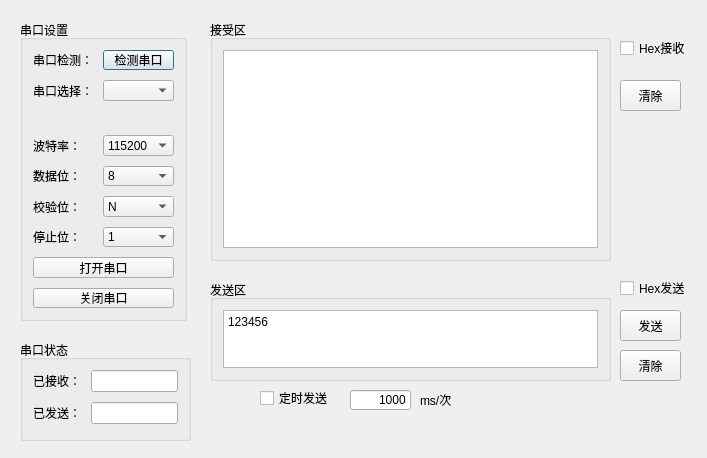
<?xml version="1.0" encoding="UTF-8"?>
<ui version="4.0">
 <class>Form</class>
 <widget class="QWidget" name="Form">
  <property name="geometry">
   <rect>
    <x>0</x>
    <y>0</y>
    <width>707</width>
    <height>458</height>
   </rect>
  </property>
  <property name="windowTitle">
   <string>Form</string>
  </property>
  <widget class="QGroupBox" name="formGroupBox">
   <property name="geometry">
    <rect>
     <x>20</x>
     <y>20</y>
     <width>167</width>
     <height>301</height>
    </rect>
   </property>
   <property name="title">
    <string>串口设置</string>
   </property>
   <layout class="QFormLayout" name="formLayout">
    <property name="horizontalSpacing">
     <number>10</number>
    </property>
    <property name="verticalSpacing">
     <number>10</number>
    </property>
    <property name="leftMargin">
     <number>10</number>
    </property>
    <property name="topMargin">
     <number>10</number>
    </property>
    <property name="rightMargin">
     <number>10</number>
    </property>
    <property name="bottomMargin">
     <number>10</number>
    </property>
    <item row="0" column="0">
     <widget class="QLabel" name="s1__lb_1">
      <property name="text">
       <string>串口检测：</string>
      </property>
     </widget>
    </item>
    <item row="0" column="1">
     <widget class="QPushButton" name="s1__box_1">
      <property name="text">
       <string>检测串口</string>
      </property>
      <property name="autoRepeatInterval">
       <number>100</number>
      </property>
      <property name="default">
       <bool>true</bool>
      </property>
     </widget>
    </item>
    <item row="1" column="0">
     <widget class="QLabel" name="s1__lb_2">
      <property name="text">
       <string>串口选择：</string>
      </property>
     </widget>
    </item>
    <item row="1" column="1">
     <widget class="QComboBox" name="s1__box_2"/>
    </item>
    <item row="3" column="0">
     <widget class="QLabel" name="s1__lb_3">
      <property name="text">
       <string>波特率：</string>
      </property>
     </widget>
    </item>
    <item row="3" column="1">
     <widget class="QComboBox" name="s1__box_3">
      <item>
       <property name="text">
        <string>115200</string>
       </property>
      </item>
      <item>
       <property name="text">
        <string>2400</string>
       </property>
      </item>
      <item>
       <property name="text">
        <string>4800</string>
       </property>
      </item>
      <item>
       <property name="text">
        <string>9600</string>
       </property>
      </item>
      <item>
       <property name="text">
        <string>14400</string>
       </property>
      </item>
      <item>
       <property name="text">
        <string>19200</string>
       </property>
      </item>
      <item>
       <property name="text">
        <string>38400</string>
       </property>
      </item>
      <item>
       <property name="text">
        <string>57600</string>
       </property>
      </item>
      <item>
       <property name="text">
        <string>76800</string>
       </property>
      </item>
      <item>
       <property name="text">
        <string>12800</string>
       </property>
      </item>
      <item>
       <property name="text">
        <string>230400</string>
       </property>
      </item>
      <item>
       <property name="text">
        <string>460800</string>
       </property>
      </item>
     </widget>
    </item>
    <item row="4" column="0">
     <widget class="QLabel" name="s1__lb_4">
      <property name="text">
       <string>数据位：</string>
      </property>
     </widget>
    </item>
    <item row="4" column="1">
     <widget class="QComboBox" name="s1__box_4">
      <item>
       <property name="text">
        <string>8</string>
       </property>
      </item>
      <item>
       <property name="text">
        <string>7</string>
       </property>
      </item>
      <item>
       <property name="text">
        <string>6</string>
       </property>
      </item>
      <item>
       <property name="text">
        <string>5</string>
       </property>
      </item>
     </widget>
    </item>
    <item row="5" column="0">
     <widget class="QLabel" name="s1__lb_5">
      <property name="text">
       <string>校验位：</string>
      </property>
     </widget>
    </item>
    <item row="5" column="1">
     <widget class="QComboBox" name="s1__box_5">
      <item>
       <property name="text">
        <string>N</string>
       </property>
      </item>
     </widget>
    </item>
    <item row="7" column="0" colspan="2">
     <widget class="QPushButton" name="open_button">
      <property name="text">
       <string>打开串口</string>
      </property>
     </widget>
    </item>
    <item row="8" column="0" colspan="2">
     <widget class="QPushButton" name="close_button">
      <property name="text">
       <string>关闭串口</string>
      </property>
     </widget>
    </item>
    <item row="6" column="0">
     <widget class="QLabel" name="s1__lb_6">
      <property name="text">
       <string>停止位：</string>
      </property>
     </widget>
    </item>
    <item row="6" column="1">
     <widget class="QComboBox" name="s1__box_6">
      <item>
       <property name="text">
        <string>1</string>
       </property>
      </item>
     </widget>
    </item>
    <item row="2" column="0" colspan="2">
     <widget class="QLabel" name="state_label">
      <property name="text">
       <string/>
      </property>
      <property name="textFormat">
       <enum>Qt::AutoText</enum>
      </property>
      <property name="scaledContents">
       <bool>true</bool>
      </property>
      <property name="alignment">
       <set>Qt::AlignRight|Qt::AlignTrailing|Qt::AlignVCenter</set>
      </property>
     </widget>
    </item>
   </layout>
  </widget>
  <widget class="QGroupBox" name="verticalGroupBox">
   <property name="geometry">
    <rect>
     <x>210</x>
     <y>20</y>
     <width>401</width>
     <height>241</height>
    </rect>
   </property>
   <property name="title">
    <string>接受区</string>
   </property>
   <layout class="QVBoxLayout" name="verticalLayout">
    <property name="leftMargin">
     <number>10</number>
    </property>
    <property name="topMargin">
     <number>10</number>
    </property>
    <property name="rightMargin">
     <number>10</number>
    </property>
    <property name="bottomMargin">
     <number>10</number>
    </property>
    <item>
     <widget class="QTextBrowser" name="s2__receive_text"/>
    </item>
   </layout>
  </widget>
  <widget class="QGroupBox" name="verticalGroupBox_2">
   <property name="geometry">
    <rect>
     <x>210</x>
     <y>280</y>
     <width>401</width>
     <height>101</height>
    </rect>
   </property>
   <property name="title">
    <string>发送区</string>
   </property>
   <layout class="QVBoxLayout" name="verticalLayout_2">
    <property name="leftMargin">
     <number>10</number>
    </property>
    <property name="topMargin">
     <number>10</number>
    </property>
    <property name="rightMargin">
     <number>10</number>
    </property>
    <property name="bottomMargin">
     <number>10</number>
    </property>
    <item>
     <widget class="QTextEdit" name="s3__send_text">
      <property name="html">
       <string>&lt;!DOCTYPE HTML PUBLIC &quot;-//W3C//DTD HTML 4.0//EN&quot; &quot;http://www.w3.org/TR/REC-html40/strict.dtd&quot;&gt;
&lt;html&gt;&lt;head&gt;&lt;meta name=&quot;qrichtext&quot; content=&quot;1&quot; /&gt;&lt;style type=&quot;text/css&quot;&gt;
p, li { white-space: pre-wrap; }
&lt;/style&gt;&lt;/head&gt;&lt;body style=&quot; font-family:'SimSun'; font-size:9pt; font-weight:400; font-style:normal;&quot;&gt;
&lt;p style=&quot; margin-top:0px; margin-bottom:0px; margin-left:0px; margin-right:0px; -qt-block-indent:0; text-indent:0px;&quot;&gt;123456&lt;/p&gt;&lt;/body&gt;&lt;/html&gt;</string>
      </property>
     </widget>
    </item>
   </layout>
  </widget>
  <widget class="QPushButton" name="s3__send_button">
   <property name="geometry">
    <rect>
     <x>620</x>
     <y>310</y>
     <width>61</width>
     <height>31</height>
    </rect>
   </property>
   <property name="text">
    <string>发送</string>
   </property>
  </widget>
  <widget class="QPushButton" name="s3__clear_button">
   <property name="geometry">
    <rect>
     <x>620</x>
     <y>350</y>
     <width>61</width>
     <height>31</height>
    </rect>
   </property>
   <property name="text">
    <string>清除</string>
   </property>
  </widget>
  <widget class="QGroupBox" name="formGroupBox">
   <property name="geometry">
    <rect>
     <x>20</x>
     <y>340</y>
     <width>171</width>
     <height>101</height>
    </rect>
   </property>
   <property name="title">
    <string>串口状态</string>
   </property>
   <layout class="QFormLayout" name="formLayout_2">
    <property name="horizontalSpacing">
     <number>10</number>
    </property>
    <property name="verticalSpacing">
     <number>10</number>
    </property>
    <property name="leftMargin">
     <number>10</number>
    </property>
    <property name="topMargin">
     <number>10</number>
    </property>
    <property name="rightMargin">
     <number>10</number>
    </property>
    <property name="bottomMargin">
     <number>10</number>
    </property>
    <item row="0" column="0">
     <widget class="QLabel" name="label">
      <property name="text">
       <string>已接收：</string>
      </property>
     </widget>
    </item>
    <item row="1" column="0">
     <widget class="QLabel" name="label_2">
      <property name="text">
       <string>已发送：</string>
      </property>
     </widget>
    </item>
    <item row="0" column="1">
     <widget class="QLineEdit" name="lineEdit"/>
    </item>
    <item row="1" column="1">
     <widget class="QLineEdit" name="lineEdit_2"/>
    </item>
   </layout>
  </widget>
  <widget class="QCheckBox" name="hex_send">
   <property name="geometry">
    <rect>
     <x>620</x>
     <y>280</y>
     <width>71</width>
     <height>16</height>
    </rect>
   </property>
   <property name="text">
    <string>Hex发送</string>
   </property>
  </widget>
  <widget class="QCheckBox" name="hex_receive">
   <property name="geometry">
    <rect>
     <x>620</x>
     <y>40</y>
     <width>71</width>
     <height>16</height>
    </rect>
   </property>
   <property name="text">
    <string>Hex接收</string>
   </property>
  </widget>
  <widget class="QPushButton" name="s2__clear_button">
   <property name="geometry">
    <rect>
     <x>620</x>
     <y>80</y>
     <width>61</width>
     <height>31</height>
    </rect>
   </property>
   <property name="text">
    <string>清除</string>
   </property>
  </widget>
  <widget class="QCheckBox" name="timer_send_cb">
   <property name="geometry">
    <rect>
     <x>260</x>
     <y>390</y>
     <width>71</width>
     <height>16</height>
    </rect>
   </property>
   <property name="text">
    <string>定时发送</string>
   </property>
  </widget>
  <widget class="QLineEdit" name="lineEdit_3">
   <property name="geometry">
    <rect>
     <x>350</x>
     <y>390</y>
     <width>61</width>
     <height>20</height>
    </rect>
   </property>
   <property name="text">
    <string>1000</string>
   </property>
   <property name="alignment">
    <set>Qt::AlignRight|Qt::AlignTrailing|Qt::AlignVCenter</set>
   </property>
  </widget>
  <widget class="QLabel" name="dw">
   <property name="geometry">
    <rect>
     <x>420</x>
     <y>390</y>
     <width>54</width>
     <height>20</height>
    </rect>
   </property>
   <property name="text">
    <string>ms/次</string>
   </property>
  </widget>
  <zorder>verticalGroupBox</zorder>
  <zorder>verticalGroupBox_2</zorder>
  <zorder>formGroupBox</zorder>
  <zorder>s3__send_button</zorder>
  <zorder>s3__clear_button</zorder>
  <zorder>formGroupBox</zorder>
  <zorder>hex_send</zorder>
  <zorder>hex_receive</zorder>
  <zorder>s2__clear_button</zorder>
  <zorder>timer_send_cb</zorder>
  <zorder>lineEdit_3</zorder>
  <zorder>dw</zorder>
 </widget>
 <resources/>
 <connections/>
</ui>
